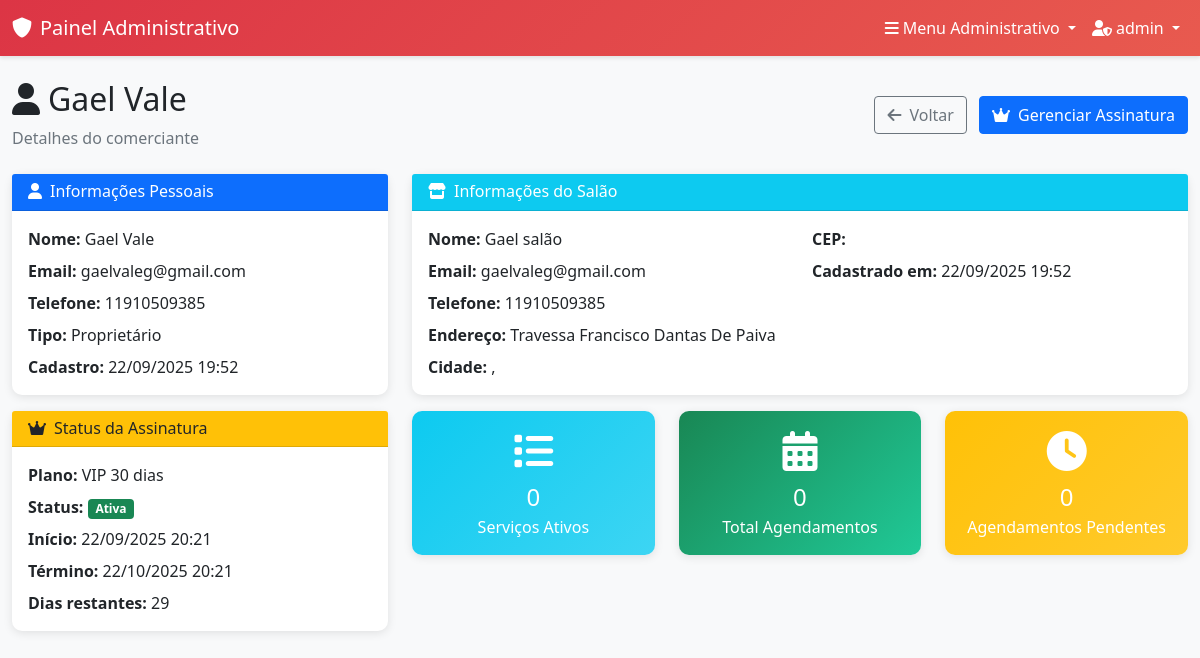
/admin-panel/owners/15/ (signed in), run on an earlier commit of the app's database.
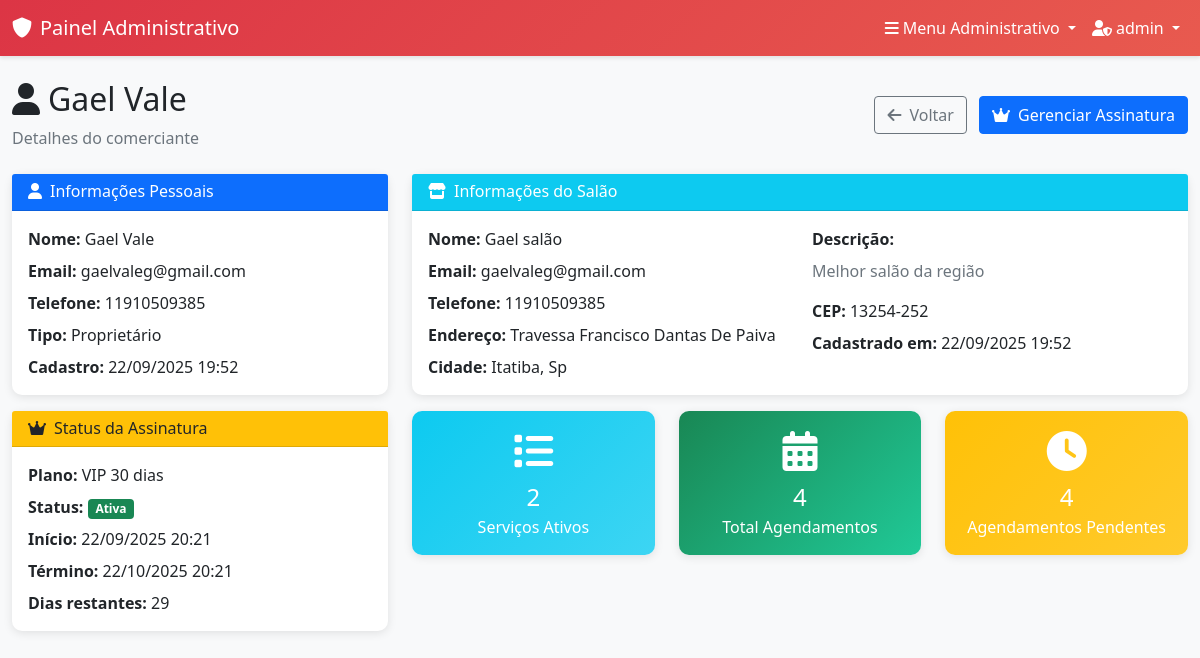
And on a later commit of the database.
### salons/models.py (models this page shows, shortened)
class Salon(models.Model):
    name = models.CharField(max_length=100, verbose_name="Nome do Salão")
    description = models.TextField(blank=True, null=True, verbose_name="Descrição")
    photo = models.ImageField(upload_to='salon_photos/', blank=True, null=True, verbose_name="Foto do Salão")
    address = models.CharField(max_length=200, verbose_name="Endereço")
    city = models.CharField(max_length=100, verbose_name="Cidade")
    state = models.CharField(max_length=2, verbose_name="Estado")
    zip_code = models.CharField(max_length=10, verbose_name="CEP")
    phone = models.CharField(max_length=15, verbose_name="Telefone")
    email = models.EmailField(verbose_name="Email")
    owner = models.OneToOneField(User, on_delete=models.CASCADE, related_name='salon', verbose_name="Proprietário")
    weekdays_open = models.TimeField(blank=True, null=True, verbose_name="Segunda à Sexta - Abertura")
    weekdays_close = models.TimeField(blank=True, null=True, verbose_name="Segunda à Sexta - Fechamento")
    saturday_open = models.TimeField(blank=True, null=True, verbose_name="Sábado - Abertura")
    saturday_close = models.TimeField(blank=True, null=True, verbose_name="Sábado - Fechamento")
    sunday_open = models.TimeField(blank=True, null=True, verbose_name="Domingo - Abertura")
    sunday_close = models.TimeField(blank=True, null=True, verbose_name="Domingo - Fechamento")
    created_at = models.DateTimeField(auto_now_add=True)
    updated_at = models.DateTimeField(auto_now=True)
    class Meta:
        verbose_name = "Salão"
        verbose_name_plural = "Salões"

### admin_panel/views.py (the view)
# urls.py: path('owners/<int:owner_id>/', views.owner_detail, name='owner_detail'),
@login_required
@user_passes_test(is_admin_user)
def owner_detail(request, owner_id):
    owner = get_object_or_404(UserProfile, id=owner_id, user_type='owner')
    salon = getattr(owner.user, 'salon', None)
    subscription = getattr(owner.user, 'subscription', None)
    if salon:
        total_services = salon.services.filter(is_active=True).count()
        total_appointments = Appointment.objects.filter(salon=salon).count()
        pending_appointments = Appointment.objects.filter(
            salon=salon,
            status='scheduled'
        ).count()
    else:
        total_services = 0
        total_appointments = 0
        pending_appointments = 0
    return render(request, 'admin_panel/owner_detail.html', {
        'owner': owner,
        'salon': salon,
        'subscription': subscription,
        'total_services': total_services,
        'total_appointments': total_appointments,
        'pending_appointments': pending_appointments,
    })

### admin_panel/views.py (called while the page is built)
def is_admin_user(user):
    return user.is_authenticated and user.is_superuser

### subscriptions/models.py (called while the page is built)
    def is_active(self):
        return self.status == 'active' and self.end_date > timezone.now()

    def days_remaining(self):
        if self.is_active():
            remaining = self.end_date - timezone.now()
            return remaining.days
        return 0

### templates/admin_panel/owner_detail.html (shortened to what the changed rows need)
{% extends 'admin_panel/base_admin.html' %}
{% block content %}
<div class="row">
    <div class="col-12">
        <div class="d-flex justify-content-between align-items-center mb-4">
            <div>
                <h2>
                    <i class="fas fa-user me-2"></i>{{ owner.user.first_name }} {{ owner.user.last_name }}
                </h2>
            </div>
        </div>
    </div>
</div>
<div class="row">
    <div class="col-lg-8 mb-4">
        <div class="card admin-card">
            <div class="card-body">
                {% if salon %}
                    <div class="row">
                        <div class="col-md-6">
                            <p class="mb-2"><strong>Nome:</strong> {{ salon.name }}</p>
                            <p class="mb-2"><strong>Email:</strong> {{ salon.email }}</p>
                            <p class="mb-2"><strong>Telefone:</strong> {{ salon.phone }}</p>
                            <p class="mb-2"><strong>Endereço:</strong> {{ salon.address }}</p>
                            <p class="mb-0"><strong>Cidade:</strong> {{ salon.city }}, {{ salon.state }}</p>
                        </div>
                        <div class="col-md-6">
                            {% if salon.description %}
                                <p class="mb-2"><strong>Descrição:</strong></p>
                                <p class="text-muted">{{ salon.description }}</p>
                            {% endif %}
                            <p class="mb-2"><strong>CEP:</strong> {{ salon.zip_code }}</p>
                            <p class="mb-0"><strong>Cadastrado em:</strong> {{ salon.created_at|date:"d/m/Y H:i" }}</p>
                        </div>
                    </div>
                {% else %}
                    <div class="text-center py-4">
                        <i class="fas fa-store-slash display-4 text-muted mb-3"></i>
                        <h5 class="text-muted">Salão não cadastrado</h5>
                        <p class="text-muted">Este comerciante ainda não cadastrou seu salão</p>
                    </div>
                {% endif %}
            </div>
        </div>
        <div class="row mt-3">
            <div class="col-md-4 mb-3">
                <div class="card admin-card stat-card-info">
                    <div class="card-body text-center">
                        <div class="display-6 mb-2">
                            <i class="fas fa-list"></i>
                        </div>
                        <h4 class="mb-1">{{ total_services }}</h4>
                        <p class="mb-0">Serviços Ativos</p>
                    </div>
                </div>
            </div>
            <div class="col-md-4 mb-3">
                <div class="card admin-card stat-card-success">
                    <div class="card-body text-center">
                        <div class="display-6 mb-2">
                            <i class="fas fa-calendar-alt"></i>
                        </div>
                        <h4 class="mb-1">{{ total_appointments }}</h4>
                        <p class="mb-0">Total Agendamentos</p>
                    </div>
                </div>
            </div>
            <div class="col-md-4 mb-3">
                <div class="card admin-card stat-card-warning">
                    <div class="card-body text-center">
                        <div class="display-6 mb-2">
                            <i class="fas fa-clock"></i>
                        </div>
                        <h4 class="mb-1">{{ pending_appointments }}</h4>
                        <p class="mb-0">Agendamentos Pendentes</p>
                    </div>
                </div>
            </div>
        </div>
    </div>
</div>
{% endblock %}

What changed in the data, as far as the page shows it:
changed Salon "Gael salão": city (not shown) → "Itatiba"; state (not shown) → "Sp"; description (not shown) → "Melhor salão da região"; zip_code (not shown) → "13254-252"
Also different on the page:
{{ total_services }}: "0" → "2"
{{ total_appointments }}: "0" → "4"
{{ pending_appointments }}: "0" → "4"
text now shown: "Descrição:"
